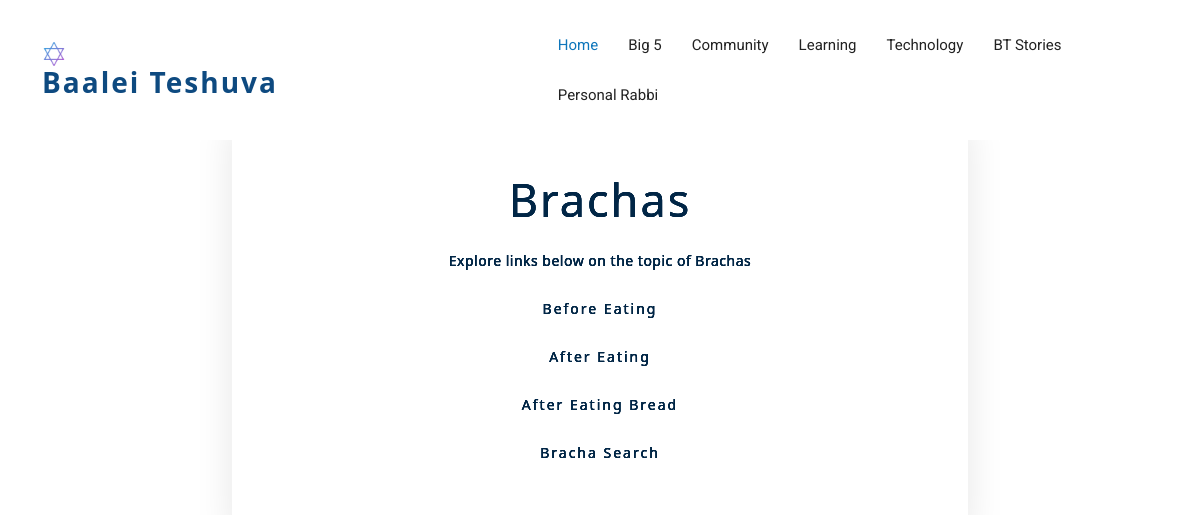
/big5/topic/3, run on the app's committed database.
### baaleit/models.py (models this page shows, shortened)
class Sublink(models.Model):
    nameChoices = (('Shabbat', 'shabbat'), ('Davening', 'davening'), ('Kashrus', 'kashrus'), ('Tefillin', 'tefillin'), ('Taharas Mishpacha', 'taharas mishpacha'))
    name = models.ForeignKey(Thebig5, on_delete=models.CASCADE)
    subItems = models.CharField(max_length=60, default='Empty')
    link = models.URLField(max_length = 200, default='No Link')
    class Meta:
      verbose_name_plural = 'Sub-link'

class Thebig5(models.Model):
  nameChoices = (('Shabbat', 'shabbat'), ('Davening', 'davening'), ('Kashrus', 'kashrus'), ('Tefillin', 'tefillin'), ('Taharas Mishpacha', 'taharas mishpacha'))
  name = models.CharField(max_length=60, choices=nameChoices)
  namesub = models.CharField(max_length=60, default='Empty')
  link = models.URLField(max_length = 200, default='No Link')
  submenu = models.BooleanField(default=False)
  class Meta:
    verbose_name_plural = 'The Big 5'
  def __str__(self):
        return self.namesub

### baaleit/views.py (the view)
# urls.py: path('big5/topic/<str:pk>', views.topic, name='topic'),
def topic(request, pk):
  sublink = Sublink.objects.filter(name=pk)
  return render(request, 'topic.html', {'sublink': sublink})

### baaleit/templates/topic.html
{% extends 'base.html' %}
{% load static %}
{% block content %}
<section id="testimonials" class="padd-section text-center">
  <div class="container" data-aos="fade-up">
    <div class="row justify-content-center">
      <div class="col-md-8">
        <div class="testimonials-content">
          <div id="carousel-example-generic" class="carousel slide" data-bs-ride="carousel">
            <div class="carousel-inner" role="listbox">
              {% for i in sublink %}
              <div class="carousel-item  active">
                <div class="top-top">
                  <h2>{{i.name}}</h2>
                  <p>Explore links below on the topic of {{i.name}}</p>
                  {% for i in sublink %}
                  <p><a href="{{i.link}}">{{i.subItems}}</a></p>
                  {% endfor %}
                </div>
              </div>
              {% endfor %}
          </div>
        </div>
      </div>
    </div>
  </div>
</section>
{% endblock %}

### baaleit/static/assets/css/style.css (style rules this page uses)
body { background-color: #fff; color: #333; padding-top: 44px; }
h1, h2, h3, h4, h5, h6 { margin: 0; }
h2 { color: #012646; font-weight: 600; }
a { letter-spacing: 2px; text-decoration: none; color: #012646; }
p { color: #012646; font-size: 14px; font-weight: 300; letter-spacing: 0.5px; line-height: 2; margin-bottom: 20px; padding-left: 10%; padding-right: 10%; }
section { overflow: hidden; }
.padd-section { padding-bottom: 80px; padding-top: 80px; }
#testimonials .testimonials-content { box-shadow: 0 0 35px rgba(0, 0, 0, 0.1); padding: 49px 20px; }
#testimonials .testimonials-content::before { color: #71c55d; display: inline-block; font: 70px/1 FontAwesome; position: absolute; right: 43px; text-align: left; top: -29px; }
#testimonials .top-top > h2 { font-family: "Roboto" sans-serif; font-size: 45px; font-weight: 100; letter-spacing: 2px; margin-bottom: 20px; text-transform: capitalize; }

### data on the page
Sublink: name "Brachas", subItems "Before Eating"
Sublink: subItems "After Eating", name "Brachas"
Sublink: subItems "After Eating Bread", name "Brachas"
Sublink: subItems "Bracha Search", name "Brachas"
